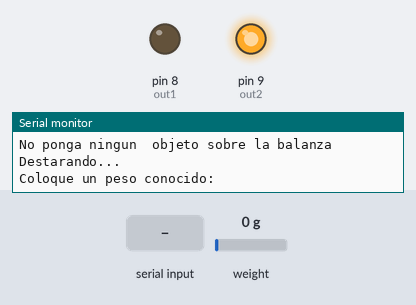
Bench run of a sketch on a simulated Arduino Uno, built with avr-gcc and run on an emulated ATmega328P. Shown: output pins drawn as LEDs (lit = HIGH), the last lines printed to the serial monitor. Inputs (shaded band) come from the test bench; at power-on: weight on the scale 0 g.

Above: at 2.2 s.
At 3.4 s:
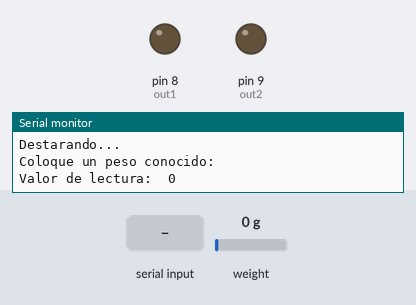
3.5 s: "2" received over Serial
At 4.5 s:
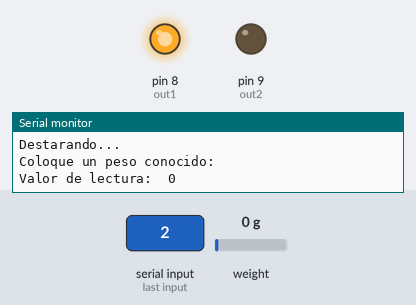
Timing chart, 0 to 6.5 s (numbered marks = the images above; inputs shaded):
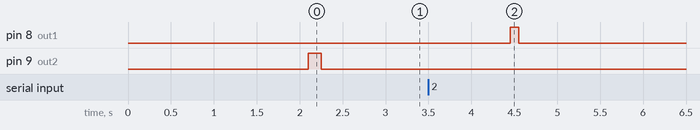

Measured:
- after the input at 3.5 s, pin 8 (out1): LOW → HIGH after 0.95 s, → LOW 0.10 s later

The sketch:

celdax4.ino
```cpp
//rojo E+
//negro E-
//verde A-
//blanco A+

int out1 = 8;
int out2 = 9;

int centinela=0;
int option;

#include "HX711.h"
#define DOUT  A1
#define CLK  A0

//+++++++++++++++++++++PARAMETROS++++++++++++++++++++++++++++++++++++++
int tiempo=600;
int masa_programada=10;
//+++++++++++++++++++++++++++++++++++++++++++++++++++++++++++++++++++++

HX711 balanza(DOUT, CLK);

void setup() {
  Serial.begin(9600);
  Serial.print("Lectura del valor del ADC:  ");
  Serial.println(balanza.read());
  Serial.println("No ponga ningun  objeto sobre la balanza");
  Serial.println("Destarando...");
  balanza.set_scale(); //La escala por defecto es 1
  balanza.tare(20);  //El peso actual es considerado Tara.
  Serial.println("Coloque un peso conocido:");
  pinMode(out1, OUTPUT); //Motor 1
  pinMode(out2, OUTPUT); //Motor 2
  digitalWrite(out1, LOW);//salidas digitsles
  digitalWrite(out2, LOW);//salidas digitsles
   digitalWrite(out1, LOW);//salidas digitsles
   digitalWrite(out2, HIGH);//salidas digitsles
   delay(150);
   digitalWrite(out1, LOW);//salidas digitsles
   digitalWrite(out2, LOW);//salidas digitsles

}


void loop()
{
    if (Serial.available()>0)
  {
    //leemos la opcion enviada
    option=Serial.read();
    if(option=='1') //Funcion que controla carro para ADELANTE
    {
      digitalWrite(out1, LOW);//salidas digitsles
      digitalWrite(out2, HIGH);//salidas digitsles
      delay(100);
      digitalWrite(out1, LOW);//salidas digitsles
      digitalWrite(out2, LOW);//salidas digitsles
      option=0;
    }
    if(option=='2') //Funcion que controla carro para ADELANTE
    {
      digitalWrite(out1, HIGH);//salidas digitsles
      digitalWrite(out2, LOW);//salidas digitsles
      delay(100);
      digitalWrite(out1, LOW);//salidas digitsles
      digitalWrite(out2, LOW);//salidas digitsles
      option=0;
    }
  }
  Serial.print("Valor de lectura:  ");
  Serial.println(balanza.get_value(10),0);

  if ((balanza.get_value(10)<-1000000)&&(centinela==0))
  {
      digitalWrite(out1, HIGH);//salidas digitsles
      digitalWrite(out2, LOW);//salidas digitsles
      delay(200);
      digitalWrite(out1, LOW);//salidas digitsles
      digitalWrite(out2, LOW);//salidas digitsles
      centinela=1;
  }

  delay(200);


}
```
